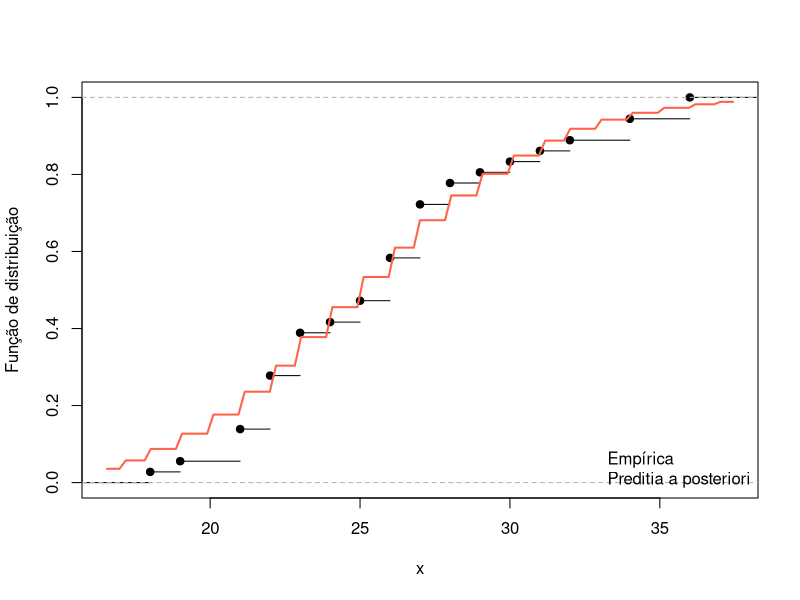
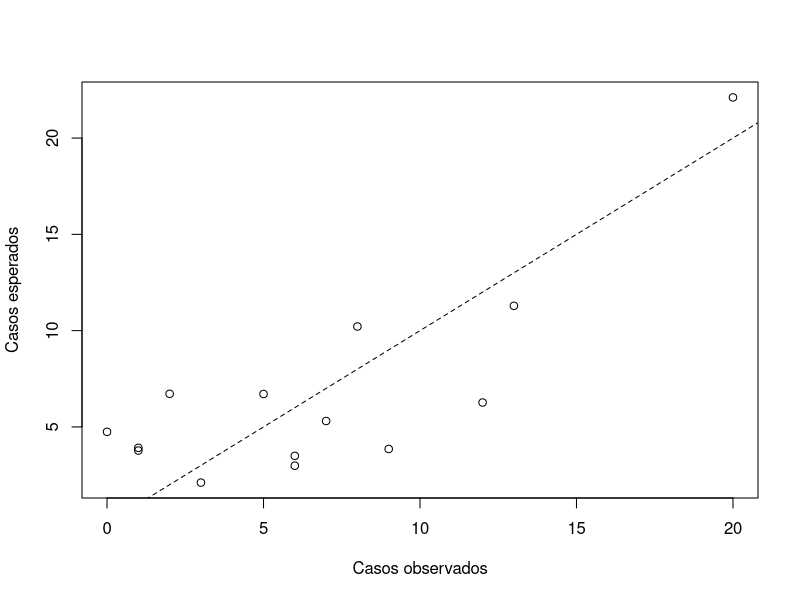
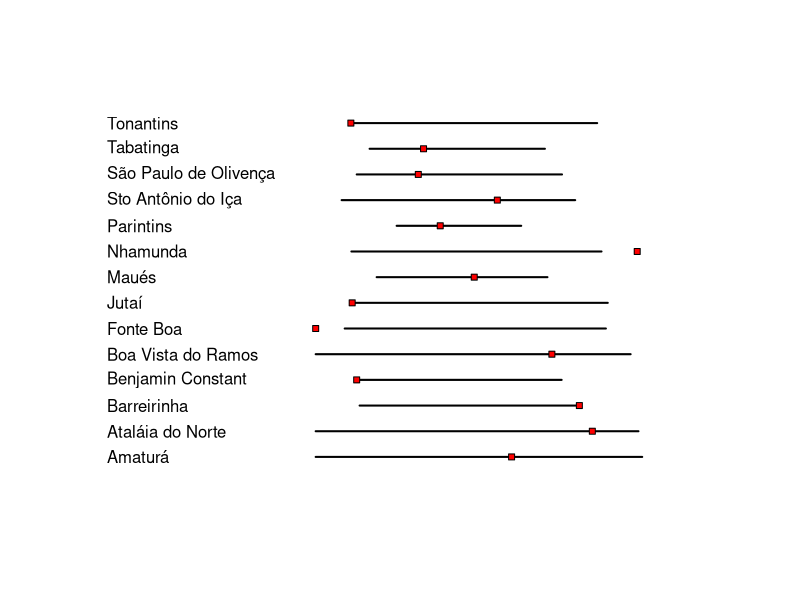

Reproduce these figures in R, in order.
## ---- chunk 1
r1 = 538
p = 577/578
`Número de bombas no setor` <- c(0,1,2,3,4,'>4')
`Frequência relativa` <- c(229,211,93,35,7,1)/576
`Preditiva a posteriori` <- c(dnbinom( 0:4, size=r1, prob = p), 1-pnbinom(4,size=r1,prob=p))

dt <- data.frame(`Número de bombas no setor`, `Frequência relativa`,`Preditiva a posteriori`)

print(dt)
## ---- chunk 2
no_suicidios <- c(19, 26, 30, 28, 25, 23,23, 21,
22, 27, 31, 22, 23, 21, 29, 27, 26, 23,
36, 27, 24, 21, 18, 22, 34, 27, 26, 26, 34,
22, 27, 25, 32, 36, 28, 22 )
## ---- chunk 3
plot( ecdf(no_suicidios), main = '', ylab='Função de distribuição', xlab=expression(x))
curve(pnbinom(x,sum(no_suicidios)+1,37/38), add=T, lwd = 2, col = 'tomato')
legend('bottomright', c('Empírica','Preditia a posteriori'), col=c(1,'tomato'), bty='n')
## ---- chunk 4
# banco de dados
casos <- c( 3, 6, 12, 2, 6, 0, 1, 13, 9, 20, 7, 5, 8, 1 )	

pop <- c(639, 905, 1899, 2036, 1060, 1438, 1143, 3421, 1168, 6700, 1608, 2033, 3095, 1186)
pop <- pop/10^5

municipios <- c( 'Amaturá', 'Ataláia do Norte', 'Barreirinha', 'Benjamin Constant','Boa Vista do Ramos', 'Fonte Boa', 'Jutaí', 'Maués', 'Nhamunda', 'Parintins', 'Sto Antônio do Iça', 'São Paulo de Olivença', 'Tabatinga','Tonantins')
## ---- chunk 5
r <- .5
s <- .00001

r1 <- sum(casos) + r
s1 <- sum(pop) + s

esperado <- r1 * pop / s1
## ---- chunk 6
plot(casos, esperado, xlab = 'Casos observados', ylab = 'Casos esperados')
abline(0,1,lty = 2)
## ---- chunk 7
# limites do intervalo
lim_inf <- qnbinom(.025, size = r1, prob = s1/(pop+s1))

lim_sup <- qnbinom(.975, size = r1, prob = s1/(pop+s1))

# gráfico
plot.new()
plot.window( xlim = c(-500,1000), ylim=c(0,15))
segments(lim_inf/pop,1:14,lim_sup/pop,1:14, lwd = 2)
text(-500,1:14, municipios, adj =0 )
points(casos/pop, 1:14, pch = 22, cex =.9, bg = 'red')

